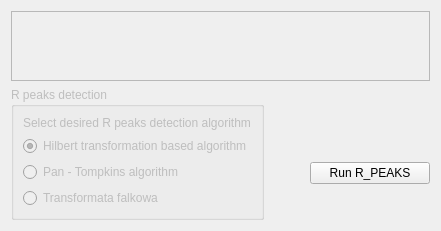
            <widget class="QWidget" name="eR">
             <attribute name="title">
              <string>R Peaks</string>
             </attribute>
             <layout class="QVBoxLayout" name="verticalLayout_62">
              <item>
               <widget class="QScrollArea" name="rpeaksArea">
                <property name="widgetResizable">
                 <bool>true</bool>
                </property>
                <widget class="QWidget" name="rpeaksAreaContent">
                 <property name="geometry">
                  <rect>
                   <x>0</x>
                   <y>0</y>
                   <width>98</width>
                   <height>28</height>
                  </rect>
                 </property>
                </widget>
               </widget>
              </item>
              <item>
               <layout class="QHBoxLayout" name="horizontalLayout_36">
                <property name="sizeConstraint">
                 <enum>QLayout::SetDefaultConstraint</enum>
                </property>
                <item>
                 <widget class="QGroupBox" name="rpeaksGroupBox_2">
                  <property name="enabled">
                   <bool>false</bool>
                  </property>
                  <property name="sizePolicy">
                   <sizepolicy hsizetype="Preferred" vsizetype="Maximum">
                    <horstretch>0</horstretch>
                    <verstretch>0</verstretch>
                   </sizepolicy>
                  </property>
                  <property name="title">
                   <string>R peaks detection</string>
                  </property>
                  <layout class="QVBoxLayout" name="verticalLayout_45">
                   <item>
                    <widget class="QLabel" name="label_46">
                     <property name="text">
                      <string>Select desired R peaks detection algorithm</string>
                     </property>
                    </widget>
                   </item>
                   <item>
                    <widget class="QRadioButton" name="Hilbert_radiobutton">
                     <property name="text">
                      <string>Hilbert transformation based algorithm</string>
                     </property>
                     <property name="checked">
                      <bool>true</bool>
                     </property>
                    </widget>
                   </item>
                   <item>
                    <widget class="QRadioButton" name="PanTompkins_radiobutton">
                     <property name="text">
                      <string>Pan - Tompkins algorithm</string>
                     </property>
                     <property name="checked">
                      <bool>false</bool>
                     </property>
                    </widget>
                   </item>
                   <item>
                    <widget class="QRadioButton" name="Falkowa_radiobutton">
                     <property name="text">
                      <string>Transformata falkowa</string>
                     </property>
                    </widget>
                   </item>
                  </layout>
                 </widget>
                </item>
                <item>
                 <spacer name="horizontalSpacer_22">
                  <property name="orientation">
                   <enum>Qt::Horizontal</enum>
                  </property>
                  <property name="sizeType">
                   <enum>QSizePolicy::Expanding</enum>
                  </property>
                  <property name="sizeHint" stdset="0">
                   <size>
                    <width>40</width>
                    <height>20</height>
                   </size>
                  </property>
                 </spacer>
                </item>
                <item>
                 <layout class="QVBoxLayout" name="verticalLayout_46">
                  <item>
                   <spacer name="verticalSpacer_6">
                    <property name="orientation">
                     <enum>Qt::Vertical</enum>
                    </property>
                    <property name="sizeType">
                     <enum>QSizePolicy::Minimum</enum>
                    </property>
                    <property name="sizeHint" stdset="0">
                     <size>
                      <width>20</width>
                      <height>40</height>
                     </size>
                    </property>
                   </spacer>
                  </item>
                  <item>
                   <widget class="QPushButton" name="pushButton_17">
                    <property name="minimumSize">
                     <size>
                      <width>120</width>
                      <height>0</height>
                     </size>
                    </property>
                    <property name="maximumSize">
                     <size>
                      <width>120</width>
                      <height>16777215</height>
                     </size>
                    </property>
                    <property name="text">
                     <string>Run R_PEAKS</string>
                    </property>
                   </widget>
                  </item>
                 </layout>
                </item>
               </layout>
              </item>
             </layout>
            </widget>
